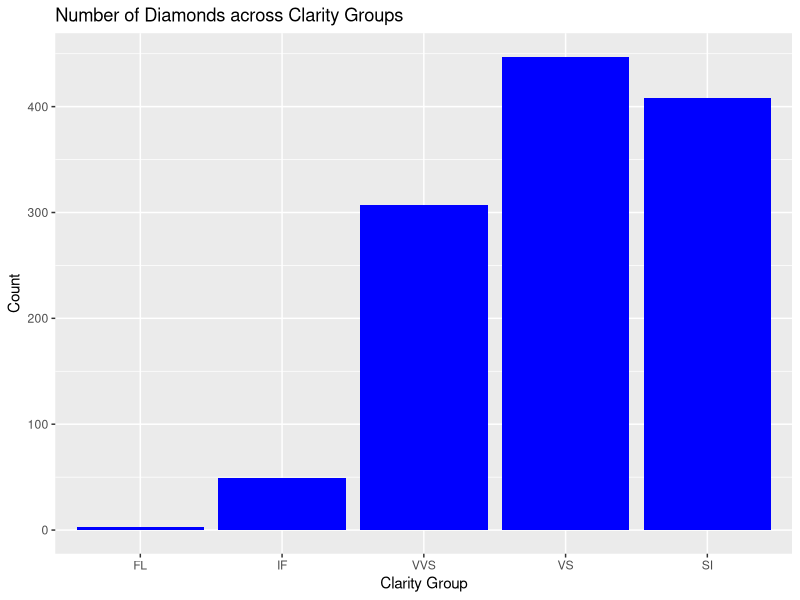
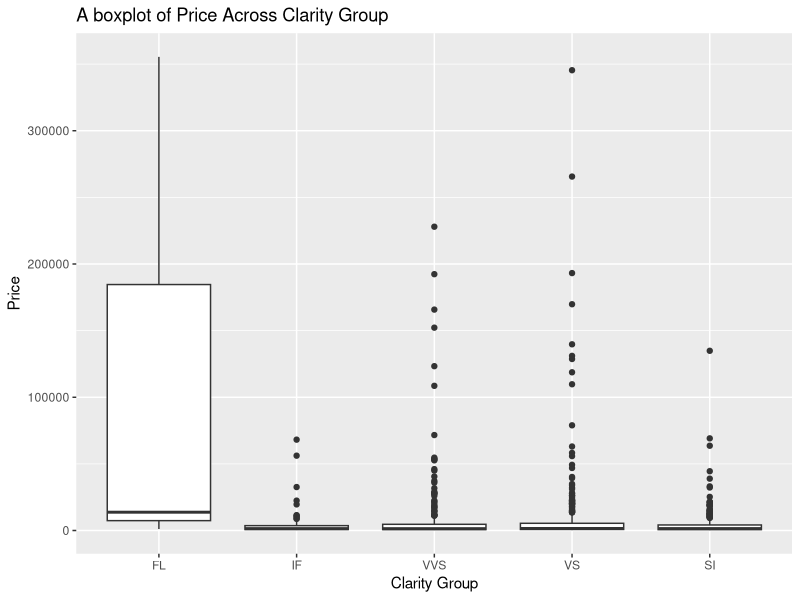
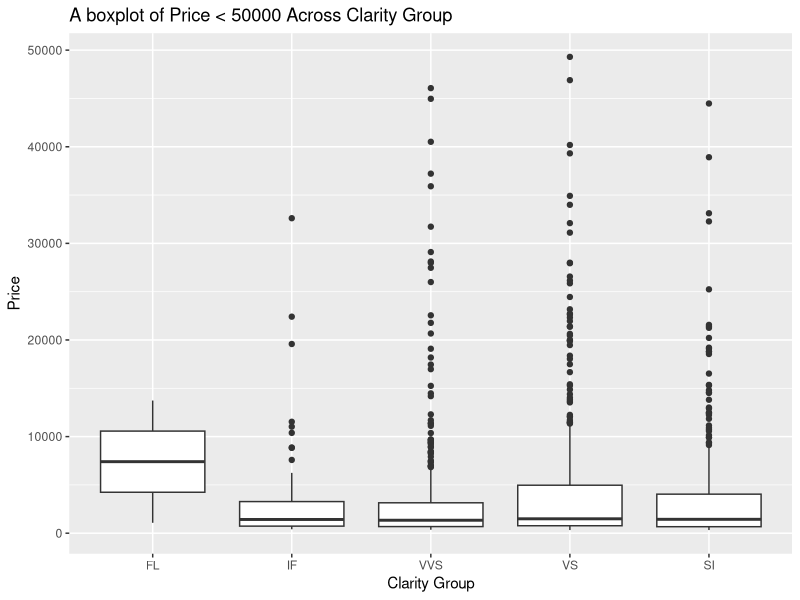
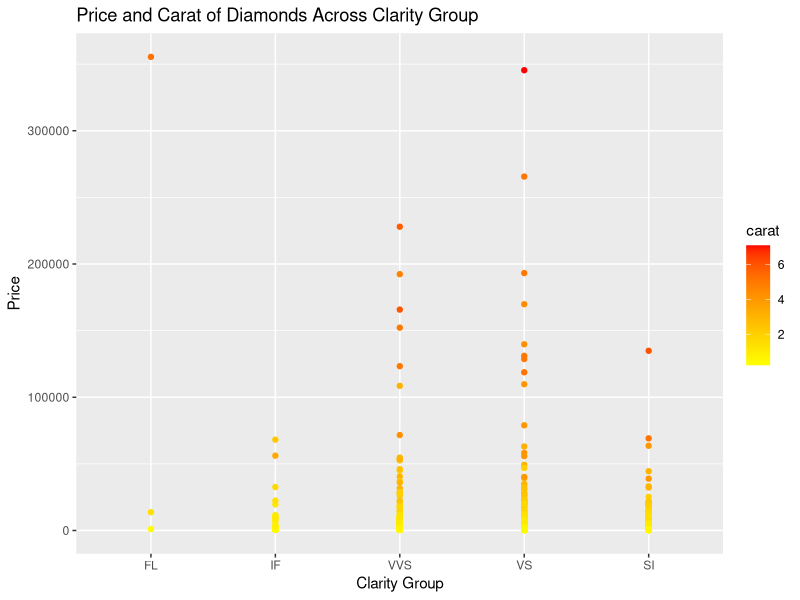
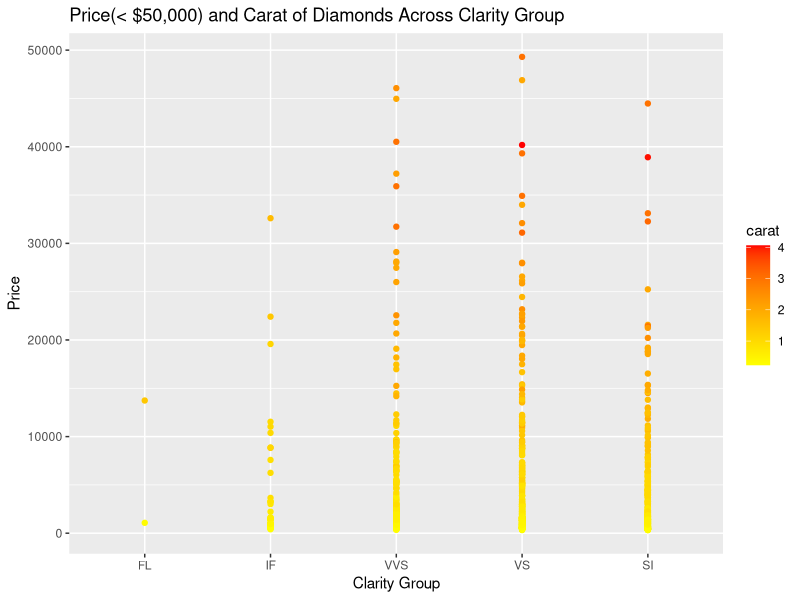
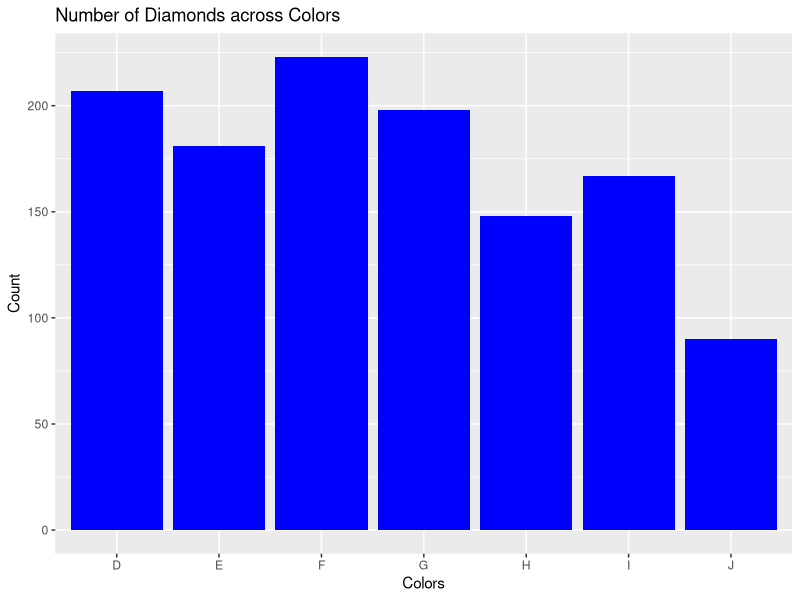
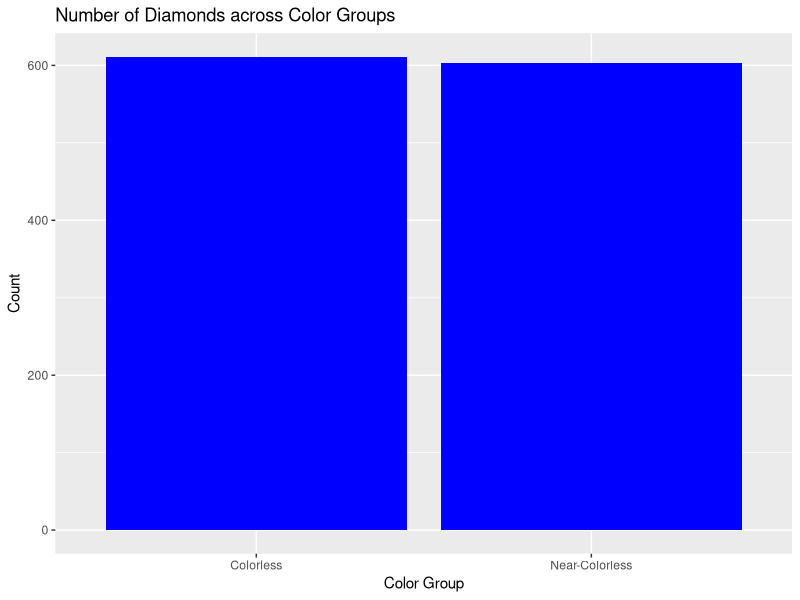
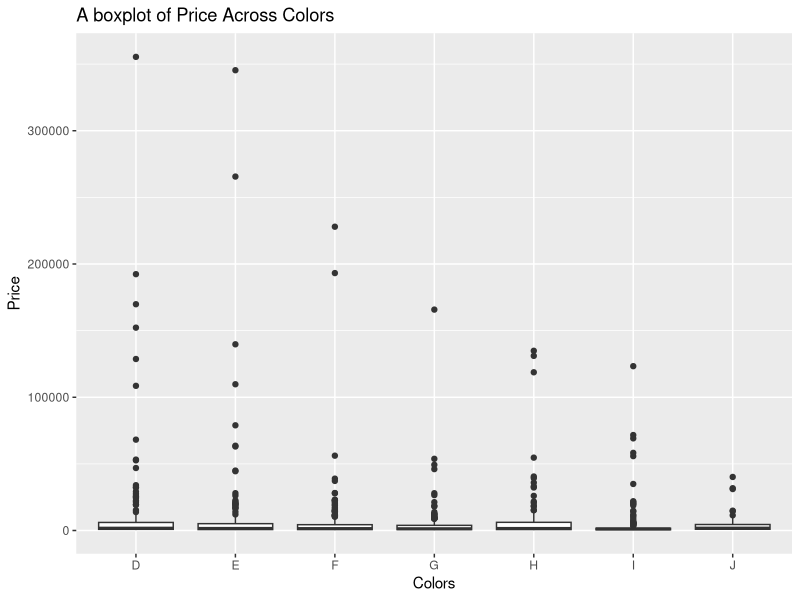

Write R code to recreate these figures, in order.
## ---- chunk 1
knitr::opts_chunk$set(echo = TRUE)

library(tidyverse)
library(dplyr)
## ---- chunk 2
options(scipen = 100, digits = 2) # NO e
diamonds <- read.csv("diamonds4.csv")
head(diamonds, 5)
## ---- chunk 3
sum(is.na(diamonds))
## ---- chunk 4
# quantile(diamonds$price, c(0.25, 0.5, 0.75)) 724 / 1464 / 4641

diamonds <- diamonds %>% mutate(price_group = 
                      case_when(
                        price < 724 ~ 25,
                        (price >= 724) & (price < 1464) ~ 50,
                        (price >= 1464) & (price < 4641) ~ 75,
                        price >= 4641 ~ 100
                      ))

diamonds <-diamonds %>% mutate(clarity_group = case_when(
  clarity == "FL" ~ "FL",
  clarity == "IF" ~ "IF",
  clarity == "VVS1" | clarity == "VVS2" ~ "VVS",
  clarity == "VS1" | clarity == "VS2" ~ "VS",
  clarity == "SI1" | clarity == "SI2" ~ "SI",
  clarity == "I1" | clarity == "I2" | clarity == "I3" ~ "I"))

diamonds <- diamonds %>% mutate(color_group = case_when(
  color == "D" | color == "E" | color == "F" ~ "Colorless",
  color == "G" | color == "H" | color == "I" | color == "J" ~ "Near-Colorless",
  color == "K" ~ "Faint Color"))

reduced_diamonds <- diamonds %>% filter(price < 50000)

head(diamonds,5)
## ---- chunk 5
ggplot(diamonds, aes(x=clarity_group)) +
  geom_bar(fill = "blue") +
  labs(title = "Number of Diamonds across Clarity Groups", x = "Clarity Group", y = "Count") +
  scale_x_discrete(limits = c("FL", "IF", "VVS", "VS", "SI"))
## ---- chunk 6
ggplot(diamonds, aes(x= clarity_group, y = price)) +
  geom_boxplot() +
  scale_x_discrete(limits = c("FL", "IF", "VVS", "VS", "SI")) +
  labs(x = "Clarity Group", y = "Price", title = "A boxplot of Price Across Clarity Group")

ggplot(reduced_diamonds, aes(x= clarity_group, y = price)) +
  geom_boxplot() +
  scale_x_discrete(limits = c("FL", "IF", "VVS", "VS", "SI")) +
  labs(x = "Clarity Group", y = "Price", title = "A boxplot of Price < 50000 Across Clarity Group")
## ---- chunk 7
diamonds %>% group_by(clarity_group) %>%
  summarize(count = n(), mean_price = mean(price), median_price = median(price), sd = sd(price))

reduced_diamonds %>% group_by(clarity_group) %>%
  summarize(count = n(), mean_price = mean(price), median_price = median(price), sd = sd(price))
## ---- chunk 8
ggplot(diamonds, aes(x= clarity_group, y = price, colour = carat)) +
  geom_point() +
  scale_x_discrete(limits = c("FL", "IF", "VVS", "VS", "SI")) +
  scale_colour_gradient(low = "yellow", high = "red") + 
  labs(x = "Clarity Group", y ="Price", title = "Price and Carat of Diamonds Across Clarity Group")

ggplot(reduced_diamonds, aes(x= clarity_group, y = price, colour = carat)) +
  geom_point() +
  scale_x_discrete(limits = c("FL", "IF", "VVS", "VS", "SI")) +
  scale_colour_gradient(low = "yellow", high = "red") +
  labs(x = "Clarity Group", y ="Price", title = "Price(< $50,000) and Carat of Diamonds Across Clarity Group")
## ---- chunk 9
ggplot(diamonds, aes(x=color)) +
  geom_bar(fill = "blue") +
  labs(title = "Number of Diamonds across Colors", x = "Colors", y = "Count") 

ggplot(diamonds, aes(x=color_group)) +
  geom_bar(fill = "blue") +
  labs(title = "Number of Diamonds across Color Groups", x = "Color Group", y = "Count") 
## ---- chunk 10
ggplot(diamonds, aes(x= color, y = price)) +
  geom_boxplot() +
  labs(x = "Colors", y = "Price", title = "A boxplot of Price Across Colors")

ggplot(diamonds, aes(x= color_group, y = price)) +
  geom_boxplot() +
  labs(x = "Color Group", y = "Price", title = "A boxplot of Price Across Color Groups")
## ---- chunk 11
ggplot(reduced_diamonds, aes(x= color, y = price)) +
  geom_boxplot() +
  labs(x = "Colors", y = "Price", title = "A boxplot of Price < 50000 Across Colors")

ggplot(reduced_diamonds, aes(x= color_group, y = price)) +
  geom_boxplot() +
  labs(x = "Color Group", y = "Price", title = "A boxplot of Price < 50000 Across Color Group")
## ---- chunk 12
diamonds %>% group_by(color_group) %>%
  summarize(count = n(), mean_price = mean(price), median_price = median(price), sd = sd(price))

reduced_diamonds %>% group_by(color_group) %>%
  summarize(count = n(), mean_price = mean(price), median_price = median(price), sd = sd(price))
## ---- chunk 13
diamonds %>% group_by(color) %>%
  summarize(count = n(), mean_price = mean(price), median_price = median(price), sd = sd(price))

reduced_diamonds %>% group_by(color) %>%
  summarize(count = n(), mean_price = mean(price), median_price = median(price), sd = sd(price))
## ---- chunk 14
b <- diamonds %>% group_by(color_group) %>%
  summarize(median_carat = median(carat), median_price = median(price))
b

ggplot(b, aes(x=color_group, y = median_price, fill = median_carat)) +
  geom_bar(stat="identity", position = "dodge") +
  labs(x = "Color", y = "Median Price", title = "Median Price and Median Carat Across Colors")
## ---- chunk 15
a <- diamonds %>% group_by(color) %>%
  summarize(median_carat = median(carat), median_price = median(price))

ggplot(a, aes(x=color, y = median_price, fill = median_carat)) +
  geom_bar(stat="identity", position = "dodge") +
  scale_fill_gradient(low = "yellow", high = "red") + 
  labs(x = "Color", y = "Median Price", title = "Median Price and Median Carat Across Colors")

ggsave("color_bar.jpg")
## ---- chunk 16
ggplot(diamonds, aes(x=cut)) +
  geom_bar(fill = "blue") +
  labs(title = "Number of Diamonds across Colors", x = "Cuts", y = "Count") +
  scale_x_discrete(limits = c('Astor Ideal', 'Ideal', 'Very Good', 'Good'))
## ---- chunk 17
ggplot(diamonds, aes(x= cut, y = price)) +
  geom_boxplot()

ggplot(reduced_diamonds, aes(x= cut, y = price)) +
  geom_boxplot() +
  labs(x = "Cut", y = "Price", title = "A boxplot of Price < 50000 Across Cuts")
## ---- chunk 18
diamonds %>% group_by(cut) %>%
  summarize(count = n(), mean_price = mean(price), median_price = median(price), sd = sd(price))

reduced_diamonds %>% group_by(cut) %>%
  summarize(count = n(), mean_price = mean(price), median_price = median(price), sd = sd(price))
## ---- chunk 19
c <- diamonds %>% group_by(cut) %>%
  summarize(median_carat = median(carat), median_price = median(price))

ggplot(c, aes(x=cut, y = median_price, fill = median_carat)) +
  geom_bar(stat="identity", position = "dodge") +
  scale_fill_gradient(low = "yellow", high = "red") + 
  labs(x = "Cut", y = "Median Price", title = "Median Price and Median Carat Across Cuts")
